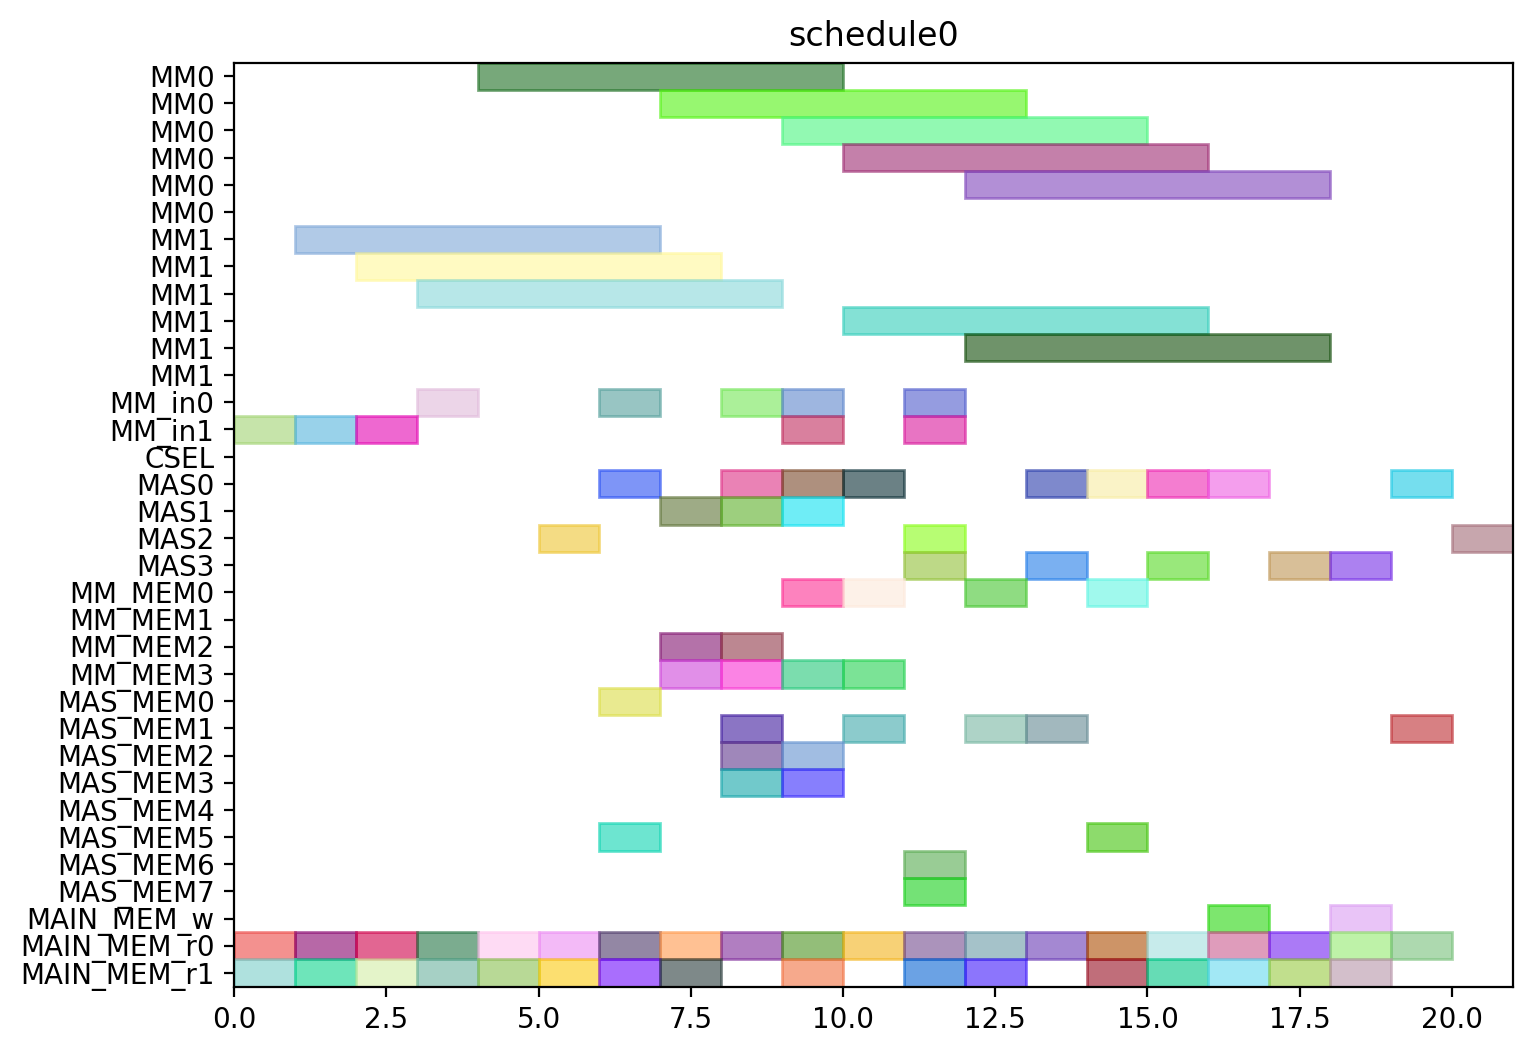

The Python source for this figure:
from pyschedule import Scenario, solvers, plotters, alt


def solve():
	horizon = 120
	S = Scenario("schedule0", horizon=horizon)

	# resource
	MM = S.Resources('MM', num=2, size=6)
	MM_in = S.Resources('MM_in', num=2)
	CSEL = S.Resource('CSEL')
	MAS = S.Resources('MAS', num=4, size=1, periods=range(1, horizon))
	MM_MEM = S.Resources('MM_MEM', num=4)
	MAS_MEM = S.Resources('MAS_MEM', num=8)
	MAIN_MEM_w = S.Resource('MAIN_MEM_w', size=1)
	MAIN_MEM_r = S.Resources('MAIN_MEM_r', num=2)

	# result of previous scheduling

	# new tasks
	t0_t0 = S.Task('t0_t0', length=6, delay_cost=1)
	t0_t0 += alt(MM)
	t0_t0_in = S.Task('t0_t0_in', length=1, delay_cost=1)
	t0_t0_in += alt(MM_in)
	S += t0_t0_in*MM_in[0]<=t0_t0*MM[0]
	S += t0_t0_in*MM_in[1]<=t0_t0*MM[1]
	t0_t0_mem0 = S.Task('t0_t0_mem0', length=1, delay_cost=1)
	t0_t0_mem0 += MAIN_MEM_r[0]
	S += t0_t0_mem0 <= t0_t0

	t0_t0_mem1 = S.Task('t0_t0_mem1', length=1, delay_cost=1)
	t0_t0_mem1 += MAIN_MEM_r[1]
	S += t0_t0_mem1 <= t0_t0

	t0_t1 = S.Task('t0_t1', length=6, delay_cost=1)
	t0_t1 += alt(MM)
	t0_t1_in = S.Task('t0_t1_in', length=1, delay_cost=1)
	t0_t1_in += alt(MM_in)
	S += t0_t1_in*MM_in[0]<=t0_t1*MM[0]
	S += t0_t1_in*MM_in[1]<=t0_t1*MM[1]
	t0_t1_mem0 = S.Task('t0_t1_mem0', length=1, delay_cost=1)
	t0_t1_mem0 += MAIN_MEM_r[0]
	S += t0_t1_mem0 <= t0_t1

	t0_t1_mem1 = S.Task('t0_t1_mem1', length=1, delay_cost=1)
	t0_t1_mem1 += MAIN_MEM_r[1]
	S += t0_t1_mem1 <= t0_t1

	t0_t2 = S.Task('t0_t2', length=1, delay_cost=1)
	t0_t2 += alt(MAS)
	t0_t2_mem0 = S.Task('t0_t2_mem0', length=1, delay_cost=1)
	t0_t2_mem0 += MAIN_MEM_r[0]
	S += t0_t2_mem0 <= t0_t2

	t0_t2_mem1 = S.Task('t0_t2_mem1', length=1, delay_cost=1)
	t0_t2_mem1 += MAIN_MEM_r[1]
	S += t0_t2_mem1 <= t0_t2

	t0_t3 = S.Task('t0_t3', length=1, delay_cost=1)
	t0_t3 += alt(MAS)
	t0_t3_mem0 = S.Task('t0_t3_mem0', length=1, delay_cost=1)
	t0_t3_mem0 += MAIN_MEM_r[0]
	S += t0_t3_mem0 <= t0_t3

	t0_t3_mem1 = S.Task('t0_t3_mem1', length=1, delay_cost=1)
	t0_t3_mem1 += MAIN_MEM_r[1]
	S += t0_t3_mem1 <= t0_t3

	t2_t0 = S.Task('t2_t0', length=6, delay_cost=1)
	t2_t0 += alt(MM)
	t2_t0_in = S.Task('t2_t0_in', length=1, delay_cost=1)
	t2_t0_in += alt(MM_in)
	S += t2_t0_in*MM_in[0]<=t2_t0*MM[0]
	S += t2_t0_in*MM_in[1]<=t2_t0*MM[1]
	t2_t0_mem0 = S.Task('t2_t0_mem0', length=1, delay_cost=1)
	t2_t0_mem0 += MAIN_MEM_r[0]
	S += t2_t0_mem0 <= t2_t0

	t2_t0_mem1 = S.Task('t2_t0_mem1', length=1, delay_cost=1)
	t2_t0_mem1 += MAIN_MEM_r[1]
	S += t2_t0_mem1 <= t2_t0

	t2_t1 = S.Task('t2_t1', length=6, delay_cost=1)
	t2_t1 += alt(MM)
	t2_t1_in = S.Task('t2_t1_in', length=1, delay_cost=1)
	t2_t1_in += alt(MM_in)
	S += t2_t1_in*MM_in[0]<=t2_t1*MM[0]
	S += t2_t1_in*MM_in[1]<=t2_t1*MM[1]
	t2_t1_mem0 = S.Task('t2_t1_mem0', length=1, delay_cost=1)
	t2_t1_mem0 += MAIN_MEM_r[0]
	S += t2_t1_mem0 <= t2_t1

	t2_t1_mem1 = S.Task('t2_t1_mem1', length=1, delay_cost=1)
	t2_t1_mem1 += MAIN_MEM_r[1]
	S += t2_t1_mem1 <= t2_t1

	t2_t2 = S.Task('t2_t2', length=1, delay_cost=1)
	t2_t2 += alt(MAS)
	t2_t2_mem0 = S.Task('t2_t2_mem0', length=1, delay_cost=1)
	t2_t2_mem0 += MAIN_MEM_r[0]
	S += t2_t2_mem0 <= t2_t2

	t2_t2_mem1 = S.Task('t2_t2_mem1', length=1, delay_cost=1)
	t2_t2_mem1 += MAIN_MEM_r[1]
	S += t2_t2_mem1 <= t2_t2

	t2_t3 = S.Task('t2_t3', length=1, delay_cost=1)
	t2_t3 += alt(MAS)
	t2_t3_mem0 = S.Task('t2_t3_mem0', length=1, delay_cost=1)
	t2_t3_mem0 += MAIN_MEM_r[0]
	S += t2_t3_mem0 <= t2_t3

	t2_t3_mem1 = S.Task('t2_t3_mem1', length=1, delay_cost=1)
	t2_t3_mem1 += MAIN_MEM_r[1]
	S += t2_t3_mem1 <= t2_t3

	t7_t2 = S.Task('t7_t2', length=1, delay_cost=1)
	t7_t2 += alt(MAS)
	t7_t2_mem0 = S.Task('t7_t2_mem0', length=1, delay_cost=1)
	t7_t2_mem0 += MAIN_MEM_r[0]
	S += t7_t2_mem0 <= t7_t2

	t7_t2_mem1 = S.Task('t7_t2_mem1', length=1, delay_cost=1)
	t7_t2_mem1 += MAIN_MEM_r[1]
	S += t7_t2_mem1 <= t7_t2

	t9_t2 = S.Task('t9_t2', length=1, delay_cost=1)
	t9_t2 += alt(MAS)
	t9_t2_mem0 = S.Task('t9_t2_mem0', length=1, delay_cost=1)
	t9_t2_mem0 += MAIN_MEM_r[0]
	S += t9_t2_mem0 <= t9_t2

	t9_t2_mem1 = S.Task('t9_t2_mem1', length=1, delay_cost=1)
	t9_t2_mem1 += MAIN_MEM_r[1]
	S += t9_t2_mem1 <= t9_t2

	t14_t2 = S.Task('t14_t2', length=1, delay_cost=1)
	t14_t2 += alt(MAS)
	t14_t2_mem0 = S.Task('t14_t2_mem0', length=1, delay_cost=1)
	t14_t2_mem0 += MAIN_MEM_r[0]
	S += t14_t2_mem0 <= t14_t2

	t14_t2_mem1 = S.Task('t14_t2_mem1', length=1, delay_cost=1)
	t14_t2_mem1 += MAIN_MEM_r[1]
	S += t14_t2_mem1 <= t14_t2

	new_TZ_t2 = S.Task('new_TZ_t2', length=1, delay_cost=1)
	new_TZ_t2 += alt(MAS)
	new_TZ_t2_mem0 = S.Task('new_TZ_t2_mem0', length=1, delay_cost=1)
	new_TZ_t2_mem0 += MAIN_MEM_r[0]
	S += new_TZ_t2_mem0 <= new_TZ_t2

	new_TZ_t2_mem1 = S.Task('new_TZ_t2_mem1', length=1, delay_cost=1)
	new_TZ_t2_mem1 += MAIN_MEM_r[1]
	S += new_TZ_t2_mem1 <= new_TZ_t2

	t16_t2 = S.Task('t16_t2', length=1, delay_cost=1)
	t16_t2 += alt(MAS)
	t16_t2_mem0 = S.Task('t16_t2_mem0', length=1, delay_cost=1)
	t16_t2_mem0 += MAIN_MEM_r[0]
	S += t16_t2_mem0 <= t16_t2

	t16_t2_mem1 = S.Task('t16_t2_mem1', length=1, delay_cost=1)
	t16_t2_mem1 += MAIN_MEM_r[1]
	S += t16_t2_mem1 <= t16_t2

	t17_t2 = S.Task('t17_t2', length=1, delay_cost=1)
	t17_t2 += alt(MAS)
	t17_t2_mem0 = S.Task('t17_t2_mem0', length=1, delay_cost=1)
	t17_t2_mem0 += MAIN_MEM_r[0]
	S += t17_t2_mem0 <= t17_t2

	t17_t2_mem1 = S.Task('t17_t2_mem1', length=1, delay_cost=1)
	t17_t2_mem1 += MAIN_MEM_r[1]
	S += t17_t2_mem1 <= t17_t2

	t0_t4 = S.Task('t0_t4', length=6, delay_cost=1)
	t0_t4 += alt(MM)
	t0_t4_in = S.Task('t0_t4_in', length=1, delay_cost=1)
	t0_t4_in += alt(MM_in)
	S += t0_t4_in*MM_in[0]<=t0_t4*MM[0]
	S += t0_t4_in*MM_in[1]<=t0_t4*MM[1]
	t0_t4_mem0 = S.Task('t0_t4_mem0', length=1, delay_cost=1)
	t0_t4_mem0 += alt(MAS_MEM)
	S += (t0_t2*MAS[0])-1 < t0_t4_mem0*MAS_MEM[0]
	S += (t0_t2*MAS[1])-1 < t0_t4_mem0*MAS_MEM[2]
	S += (t0_t2*MAS[2])-1 < t0_t4_mem0*MAS_MEM[4]
	S += (t0_t2*MAS[3])-1 < t0_t4_mem0*MAS_MEM[6]
	S += t0_t4_mem0 <= t0_t4

	t0_t4_mem1 = S.Task('t0_t4_mem1', length=1, delay_cost=1)
	t0_t4_mem1 += alt(MAS_MEM)
	S += (t0_t3*MAS[0])-1 < t0_t4_mem1*MAS_MEM[1]
	S += (t0_t3*MAS[1])-1 < t0_t4_mem1*MAS_MEM[3]
	S += (t0_t3*MAS[2])-1 < t0_t4_mem1*MAS_MEM[5]
	S += (t0_t3*MAS[3])-1 < t0_t4_mem1*MAS_MEM[7]
	S += t0_t4_mem1 <= t0_t4

	t00 = S.Task('t00', length=1, delay_cost=1)
	t00 += alt(MAS)
	t00_mem0 = S.Task('t00_mem0', length=1, delay_cost=1)
	t00_mem0 += alt(MM_MEM)
	S += (t0_t0*MM[0])-1 < t00_mem0*MM_MEM[0]
	S += (t0_t0*MM[1])-1 < t00_mem0*MM_MEM[2]
	S += t00_mem0 <= t00

	t00_mem1 = S.Task('t00_mem1', length=1, delay_cost=1)
	t00_mem1 += alt(MM_MEM)
	S += (t0_t1*MM[0])-1 < t00_mem1*MM_MEM[1]
	S += (t0_t1*MM[1])-1 < t00_mem1*MM_MEM[3]
	S += t00_mem1 <= t00

	t0_t5 = S.Task('t0_t5', length=1, delay_cost=1)
	t0_t5 += alt(MAS)
	t0_t5_mem0 = S.Task('t0_t5_mem0', length=1, delay_cost=1)
	t0_t5_mem0 += alt(MM_MEM)
	S += (t0_t0*MM[0])-1 < t0_t5_mem0*MM_MEM[0]
	S += (t0_t0*MM[1])-1 < t0_t5_mem0*MM_MEM[2]
	S += t0_t5_mem0 <= t0_t5

	t0_t5_mem1 = S.Task('t0_t5_mem1', length=1, delay_cost=1)
	t0_t5_mem1 += alt(MM_MEM)
	S += (t0_t1*MM[0])-1 < t0_t5_mem1*MM_MEM[1]
	S += (t0_t1*MM[1])-1 < t0_t5_mem1*MM_MEM[3]
	S += t0_t5_mem1 <= t0_t5

	t2_t4 = S.Task('t2_t4', length=6, delay_cost=1)
	t2_t4 += alt(MM)
	t2_t4_in = S.Task('t2_t4_in', length=1, delay_cost=1)
	t2_t4_in += alt(MM_in)
	S += t2_t4_in*MM_in[0]<=t2_t4*MM[0]
	S += t2_t4_in*MM_in[1]<=t2_t4*MM[1]
	t2_t4_mem0 = S.Task('t2_t4_mem0', length=1, delay_cost=1)
	t2_t4_mem0 += alt(MAS_MEM)
	S += (t2_t2*MAS[0])-1 < t2_t4_mem0*MAS_MEM[0]
	S += (t2_t2*MAS[1])-1 < t2_t4_mem0*MAS_MEM[2]
	S += (t2_t2*MAS[2])-1 < t2_t4_mem0*MAS_MEM[4]
	S += (t2_t2*MAS[3])-1 < t2_t4_mem0*MAS_MEM[6]
	S += t2_t4_mem0 <= t2_t4

	t2_t4_mem1 = S.Task('t2_t4_mem1', length=1, delay_cost=1)
	t2_t4_mem1 += alt(MAS_MEM)
	S += (t2_t3*MAS[0])-1 < t2_t4_mem1*MAS_MEM[1]
	S += (t2_t3*MAS[1])-1 < t2_t4_mem1*MAS_MEM[3]
	S += (t2_t3*MAS[2])-1 < t2_t4_mem1*MAS_MEM[5]
	S += (t2_t3*MAS[3])-1 < t2_t4_mem1*MAS_MEM[7]
	S += t2_t4_mem1 <= t2_t4

	t20 = S.Task('t20', length=1, delay_cost=1)
	t20 += alt(MAS)
	t20_mem0 = S.Task('t20_mem0', length=1, delay_cost=1)
	t20_mem0 += alt(MM_MEM)
	S += (t2_t0*MM[0])-1 < t20_mem0*MM_MEM[0]
	S += (t2_t0*MM[1])-1 < t20_mem0*MM_MEM[2]
	S += t20_mem0 <= t20

	t20_mem1 = S.Task('t20_mem1', length=1, delay_cost=1)
	t20_mem1 += alt(MM_MEM)
	S += (t2_t1*MM[0])-1 < t20_mem1*MM_MEM[1]
	S += (t2_t1*MM[1])-1 < t20_mem1*MM_MEM[3]
	S += t20_mem1 <= t20

	t2_t5 = S.Task('t2_t5', length=1, delay_cost=1)
	t2_t5 += alt(MAS)
	t2_t5_mem0 = S.Task('t2_t5_mem0', length=1, delay_cost=1)
	t2_t5_mem0 += alt(MM_MEM)
	S += (t2_t0*MM[0])-1 < t2_t5_mem0*MM_MEM[0]
	S += (t2_t0*MM[1])-1 < t2_t5_mem0*MM_MEM[2]
	S += t2_t5_mem0 <= t2_t5

	t2_t5_mem1 = S.Task('t2_t5_mem1', length=1, delay_cost=1)
	t2_t5_mem1 += alt(MM_MEM)
	S += (t2_t1*MM[0])-1 < t2_t5_mem1*MM_MEM[1]
	S += (t2_t1*MM[1])-1 < t2_t5_mem1*MM_MEM[3]
	S += t2_t5_mem1 <= t2_t5

	t01 = S.Task('t01', length=1, delay_cost=1)
	t01 += alt(MAS)
	t01_mem0 = S.Task('t01_mem0', length=1, delay_cost=1)
	t01_mem0 += alt(MM_MEM)
	S += (t0_t4*MM[0])-1 < t01_mem0*MM_MEM[0]
	S += (t0_t4*MM[1])-1 < t01_mem0*MM_MEM[2]
	S += t01_mem0 <= t01

	t01_mem1 = S.Task('t01_mem1', length=1, delay_cost=1)
	t01_mem1 += alt(MAS_MEM)
	S += (t0_t5*MAS[0])-1 < t01_mem1*MAS_MEM[1]
	S += (t0_t5*MAS[1])-1 < t01_mem1*MAS_MEM[3]
	S += (t0_t5*MAS[2])-1 < t01_mem1*MAS_MEM[5]
	S += (t0_t5*MAS[3])-1 < t01_mem1*MAS_MEM[7]
	S += t01_mem1 <= t01

	t10 = S.Task('t10', length=1, delay_cost=1)
	t10 += alt(MAS)
	t10_mem0 = S.Task('t10_mem0', length=1, delay_cost=1)
	t10_mem0 += MAIN_MEM_r[0]
	S += t10_mem0 <= t10

	t10_mem1 = S.Task('t10_mem1', length=1, delay_cost=1)
	t10_mem1 += alt(MAS_MEM)
	S += (t00*MAS[0])-1 < t10_mem1*MAS_MEM[1]
	S += (t00*MAS[1])-1 < t10_mem1*MAS_MEM[3]
	S += (t00*MAS[2])-1 < t10_mem1*MAS_MEM[5]
	S += (t00*MAS[3])-1 < t10_mem1*MAS_MEM[7]
	S += t10_mem1 <= t10

	t21 = S.Task('t21', length=1, delay_cost=1)
	t21 += alt(MAS)
	t21_mem0 = S.Task('t21_mem0', length=1, delay_cost=1)
	t21_mem0 += alt(MM_MEM)
	S += (t2_t4*MM[0])-1 < t21_mem0*MM_MEM[0]
	S += (t2_t4*MM[1])-1 < t21_mem0*MM_MEM[2]
	S += t21_mem0 <= t21

	t21_mem1 = S.Task('t21_mem1', length=1, delay_cost=1)
	t21_mem1 += alt(MAS_MEM)
	S += (t2_t5*MAS[0])-1 < t21_mem1*MAS_MEM[1]
	S += (t2_t5*MAS[1])-1 < t21_mem1*MAS_MEM[3]
	S += (t2_t5*MAS[2])-1 < t21_mem1*MAS_MEM[5]
	S += (t2_t5*MAS[3])-1 < t21_mem1*MAS_MEM[7]
	S += t21_mem1 <= t21

	t30 = S.Task('t30', length=1, delay_cost=1)
	t30 += alt(MAS)
	t30_mem0 = S.Task('t30_mem0', length=1, delay_cost=1)
	t30_mem0 += MAIN_MEM_r[0]
	S += t30_mem0 <= t30

	t30_mem1 = S.Task('t30_mem1', length=1, delay_cost=1)
	t30_mem1 += alt(MAS_MEM)
	S += (t20*MAS[0])-1 < t30_mem1*MAS_MEM[1]
	S += (t20*MAS[1])-1 < t30_mem1*MAS_MEM[3]
	S += (t20*MAS[2])-1 < t30_mem1*MAS_MEM[5]
	S += (t20*MAS[3])-1 < t30_mem1*MAS_MEM[7]
	S += t30_mem1 <= t30

	t11 = S.Task('t11', length=1, delay_cost=1)
	t11 += alt(MAS)
	t11_mem0 = S.Task('t11_mem0', length=1, delay_cost=1)
	t11_mem0 += MAIN_MEM_r[0]
	S += t11_mem0 <= t11

	t11_mem1 = S.Task('t11_mem1', length=1, delay_cost=1)
	t11_mem1 += alt(MAS_MEM)
	S += (t01*MAS[0])-1 < t11_mem1*MAS_MEM[1]
	S += (t01*MAS[1])-1 < t11_mem1*MAS_MEM[3]
	S += (t01*MAS[2])-1 < t11_mem1*MAS_MEM[5]
	S += (t01*MAS[3])-1 < t11_mem1*MAS_MEM[7]
	S += t11_mem1 <= t11

	t31 = S.Task('t31', length=1, delay_cost=1)
	t31 += alt(MAS)
	t31_mem0 = S.Task('t31_mem0', length=1, delay_cost=1)
	t31_mem0 += MAIN_MEM_r[0]
	S += t31_mem0 <= t31

	t31_mem1 = S.Task('t31_mem1', length=1, delay_cost=1)
	t31_mem1 += alt(MAS_MEM)
	S += (t21*MAS[0])-1 < t31_mem1*MAS_MEM[1]
	S += (t21*MAS[1])-1 < t31_mem1*MAS_MEM[3]
	S += (t21*MAS[2])-1 < t31_mem1*MAS_MEM[5]
	S += (t21*MAS[3])-1 < t31_mem1*MAS_MEM[7]
	S += t31_mem1 <= t31

	c010 = S.Task('c010', length=6, delay_cost=1)
	c010 += alt(MM)
	c010_in = S.Task('c010_in', length=1, delay_cost=1)
	c010_in += alt(MM_in)
	S += c010_in*MM_in[0]<=c010*MM[0]
	S += c010_in*MM_in[1]<=c010*MM[1]
	S += 0<c010

	c010_w = S.Task('c010_w', length=1, delay_cost=1)
	c010_w += alt(MAIN_MEM_w)
	S += c010 <= c010_w

	c010_mem0 = S.Task('c010_mem0', length=1, delay_cost=1)
	c010_mem0 += alt(MAS_MEM)
	S += (t30*MAS[0])-1 < c010_mem0*MAS_MEM[0]
	S += (t30*MAS[1])-1 < c010_mem0*MAS_MEM[2]
	S += (t30*MAS[2])-1 < c010_mem0*MAS_MEM[4]
	S += (t30*MAS[3])-1 < c010_mem0*MAS_MEM[6]
	S += c010_mem0 <= c010

	c010_mem1 = S.Task('c010_mem1', length=1, delay_cost=1)
	c010_mem1 += MAIN_MEM_r[1]
	S += c010_mem1 <= c010

	c200 = S.Task('c200', length=6, delay_cost=1)
	c200 += alt(MM)
	c200_in = S.Task('c200_in', length=1, delay_cost=1)
	c200_in += alt(MM_in)
	S += c200_in*MM_in[0]<=c200*MM[0]
	S += c200_in*MM_in[1]<=c200*MM[1]
	S += 0<c200

	c200_w = S.Task('c200_w', length=1, delay_cost=1)
	c200_w += alt(MAIN_MEM_w)
	S += c200 <= c200_w

	c200_mem0 = S.Task('c200_mem0', length=1, delay_cost=1)
	c200_mem0 += alt(MAS_MEM)
	S += (t10*MAS[0])-1 < c200_mem0*MAS_MEM[0]
	S += (t10*MAS[1])-1 < c200_mem0*MAS_MEM[2]
	S += (t10*MAS[2])-1 < c200_mem0*MAS_MEM[4]
	S += (t10*MAS[3])-1 < c200_mem0*MAS_MEM[6]
	S += c200_mem0 <= c200

	c200_mem1 = S.Task('c200_mem1', length=1, delay_cost=1)
	c200_mem1 += MAIN_MEM_r[1]
	S += c200_mem1 <= c200

	t16_t0 = S.Task('t16_t0', length=6, delay_cost=1)
	t16_t0 += alt(MM)
	t16_t0_in = S.Task('t16_t0_in', length=1, delay_cost=1)
	t16_t0_in += alt(MM_in)
	S += t16_t0_in*MM_in[0]<=t16_t0*MM[0]
	S += t16_t0_in*MM_in[1]<=t16_t0*MM[1]
	t16_t0_mem0 = S.Task('t16_t0_mem0', length=1, delay_cost=1)
	t16_t0_mem0 += MAIN_MEM_r[0]
	S += t16_t0_mem0 <= t16_t0

	t16_t0_mem1 = S.Task('t16_t0_mem1', length=1, delay_cost=1)
	t16_t0_mem1 += alt(MAS_MEM)
	S += (t30*MAS[0])-1 < t16_t0_mem1*MAS_MEM[1]
	S += (t30*MAS[1])-1 < t16_t0_mem1*MAS_MEM[3]
	S += (t30*MAS[2])-1 < t16_t0_mem1*MAS_MEM[5]
	S += (t30*MAS[3])-1 < t16_t0_mem1*MAS_MEM[7]
	S += t16_t0_mem1 <= t16_t0

	t17_t0 = S.Task('t17_t0', length=6, delay_cost=1)
	t17_t0 += alt(MM)
	t17_t0_in = S.Task('t17_t0_in', length=1, delay_cost=1)
	t17_t0_in += alt(MM_in)
	S += t17_t0_in*MM_in[0]<=t17_t0*MM[0]
	S += t17_t0_in*MM_in[1]<=t17_t0*MM[1]
	t17_t0_mem0 = S.Task('t17_t0_mem0', length=1, delay_cost=1)
	t17_t0_mem0 += MAIN_MEM_r[0]
	S += t17_t0_mem0 <= t17_t0

	t17_t0_mem1 = S.Task('t17_t0_mem1', length=1, delay_cost=1)
	t17_t0_mem1 += alt(MAS_MEM)
	S += (t10*MAS[0])-1 < t17_t0_mem1*MAS_MEM[1]
	S += (t10*MAS[1])-1 < t17_t0_mem1*MAS_MEM[3]
	S += (t10*MAS[2])-1 < t17_t0_mem1*MAS_MEM[5]
	S += (t10*MAS[3])-1 < t17_t0_mem1*MAS_MEM[7]
	S += t17_t0_mem1 <= t17_t0

	solvers.mip.solve(S,msg=1,kind='CPLEX',ratio_gap=1.01)

	solution = [['hoge']*len(S.solution()[1]) for i in range(len(S.solution()))]
	for i in range(len(S.solution())):
		for j in range(len(S.solution()[i])):
			solution[i][j]=str(S.solution()[i][j])
	print(solution)

	cycles = int(solution[-1][3])

	pic_file_name = "/home/mfukuda/ABE/multiRAM_multiMAS_16mux/scheduling_result/stage6MM2_stage1MAS4/EP2_ADD_w_EVAL/schedule0.png"
	if(S.solution() != []):
		plotters.matplotlib.plot(S,img_filename=pic_file_name, show_task_labels=False, fig_size=(cycles*0.25+3, 6))

	return solution
